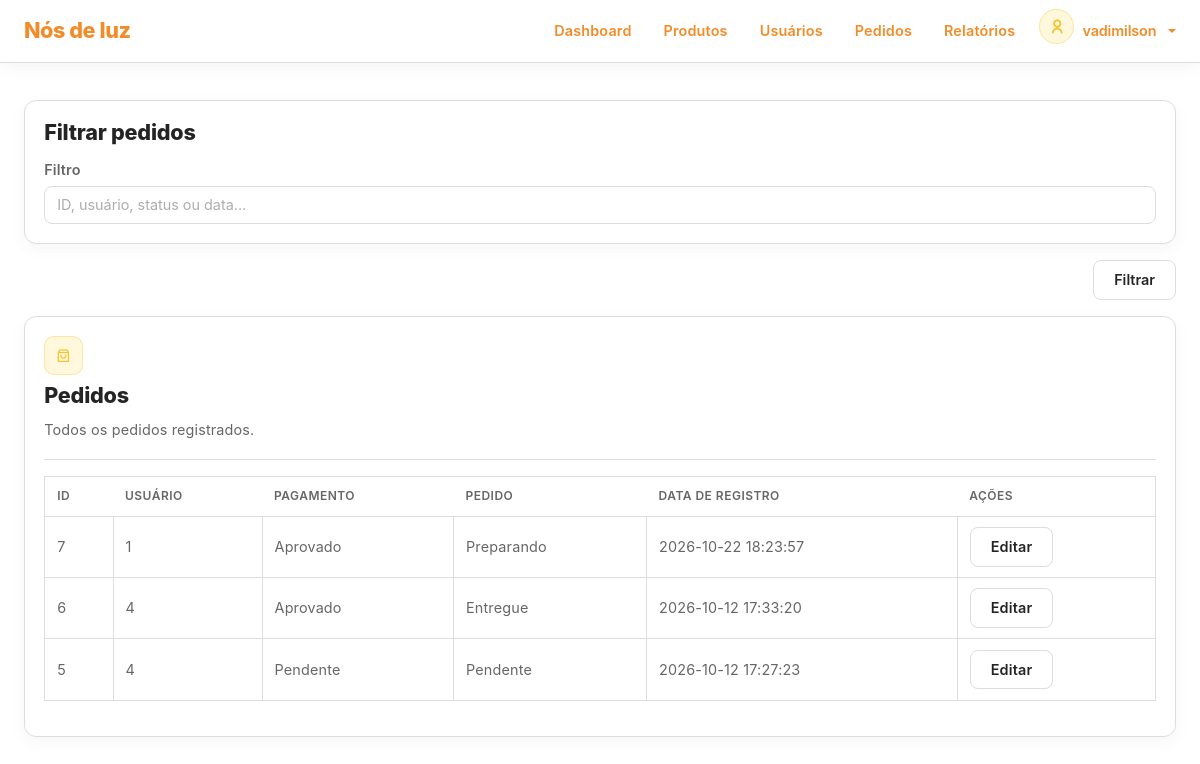
The app's page /dashboard/orders.php (signed in) with its own data.
### tables this page shows
CREATE TABLE `orders` (
  `id` int(11) NOT NULL,
  `user_id` int(11) NOT NULL,
  `total` decimal(10,2) NOT NULL,
  `payment_status` enum('Pendente','Aprovado','Recusado') NOT NULL DEFAULT 'Pendente',
  `order_status` enum('Pendente','Preparando','Enviado','Entregue','Cancelado') NOT NULL DEFAULT 'Pendente',
  `date_register` datetime NOT NULL DEFAULT current_timestamp()
);

### app/config/config.php (called while the page is built, shortened)
<?php
function e(?string $value): string
{
    return htmlspecialchars($value ?? '', ENT_QUOTES, 'UTF-8');
}
?>

### components/shared/table-orders.php (the view, shortened to what this page needs)
<div class="table-responsive table-container">
    <table class="table align-middle text-nowrap">
        <thead>
            <tr>
                <th>ID</th>
                <th>Usuário</th>
                <th>Pagamento</th>
                <th>Pedido</th>
                <th>Data de registro</th>
                <th>Ações</th>
            </tr>
        </thead>
        <tbody>
            <?php if (!empty($orders)): ?>
                <?php foreach ($orders as $order): ?>
                    <tr>
                        <td>
                            <?= e($order['id']) ?>
                        </td>
                        <td>
                            <?= e($order['user_id']) ?>
                        </td>
                        <td>
                            <?= e($order['payment_status']) ?>
                        </td>
                        <td>
                            <?= e($order['order_status']) ?>
                        </td>
                        <td>
                            <?= e($order['date_register']) ?>
                        </td>
                        <td>
                            <a
                                class="btn secondary"
                                href="<?= BASE_URL ?>dashboard/order-edit.php?id=<?= (int) $order['id'] ?>"
                            >
                                Editar
                            </a>
                        </td>
                    </tr>
                <?php endforeach; ?>
            <?php endif; ?>
        </tbody>
    </table>
</div>

### assets/css/index.css (style rules this page uses)
* { padding: 0; margin: 0; box-sizing: border-box; list-style: none; }
:root { --color-primary: #f4c430; --color-primary-hover: #ddb01f; --color-primary-light: #fff8dc; --color-orange: #f28c28; --color-orange-hover: #df7815; --color-orange-light: #fff0df; --color-background: #ffffff; --color-background-soft: #fafafa; --color-section: #f6f6f6; --color-card: #ffffff; --color-border: #dddddd; --color-border-light: #eeeeee; --color-title: #242424; --color-text: #666666; --color-muted: #999999; --navbar-background: #f7f7f7; --navbar-border: #dddddd; --footer-background: #000000; --footer-text: #dddddd; --color-input: #ffffff; --color-primary-border: #f4c43055; --color-primary-background: #fff8dc; --color-success: #198754; --color-success-border: #19875433; --color-success-background: #19875414; --color-danger: #ff5441; --color-danger-border: #ff544133; --color-danger-background: #ff544114; --font-family: "Inter", Arial, Helvetica, sans-serif; --font-size-xxl: clamp(2rem, 4vw + 1rem, 3.2rem); --font-size-xl: clamp(2rem, 4vw, 3rem); --font-size-lg: 1.35rem; --font-size-md: 1rem; --font-size-sm: 0.9rem; --font-weight-bold: 800; --font-weight-semibold: 600; --font-weight-regular: 400; --container-width: 1060px; --radius-sm: 8px; --radius-md: 10px; --radius-lg: 12px; --transition: 0.2s ease; --shadow-sm: 0 5px 18px rgba(0, 0, 0, 0.04); --shadow-md: 0 10px 25px rgba(0, 0, 0, 0.08); }
html { scroll-behavior: smooth; }
body { overflow-x: hidden; background-color: var(--color-background); color: var(--color-text); font-family: "Inter", sans-serif !important; font-size: var(--font-size-md); font-weight: var(--font-weight-regular); line-height: 1.65; letter-spacing: 0.01em; -webkit-font-smoothing: antialiased; }
.card, .table-container, .projects-list { scrollbar-width: none; -ms-overflow-style: none; }
.btn.secondary { background: var(--color-card); border: 1px solid var(--color-border); border-radius: var(--radius-sm); padding: 0.5rem 1.25rem; font-size: var(--font-size-sm); font-weight: var(--font-weight-semibold); color: var(--color-title); transition: var(--transition); }
.table { color: var(--color-text) !important; font-size: var(--font-size-sm) !important; }
.table thead { border: 1px solid var(--color-border) !important; }
.table th { color: var(--color-text) !important; font-weight: var(--font-weight-semibold) !important; background: var(--color-input) !important; border-bottom: 1px solid var(--color-border) !important; font-size: 0.75rem !important; text-transform: uppercase; letter-spacing: 0.04em; padding: 0.6rem 0.75rem !important; }
.table td { vertical-align: middle; border: 1px solid var(--color-border) !important; background: transparent !important; color: var(--color-text) !important; padding: 0.65rem 0.75rem !important; }
.table-container { max-height: 400px; overflow-y: auto; }
.btn, .nav-item a, .card-title { text-transform: lowercase !important; }
.btn::first-letter, .nav-item a::first-letter, .card-title::first-letter { text-transform: uppercase !important; }

### records on screen
orders: id "7", user "1", payment_status "Aprovado", order_status "Preparando", date_register "2026-10-22 18:23:57"
orders: id "6", user "4", payment_status "Aprovado", order_status "Entregue", date_register "2026-10-12 17:33:20"
orders: id "5", user "4", payment_status "Pendente", order_status "Pendente", date_register "2026-10-12 17:27:23"

### other values on screen
$_SESSION['name'] "vadimilson"
